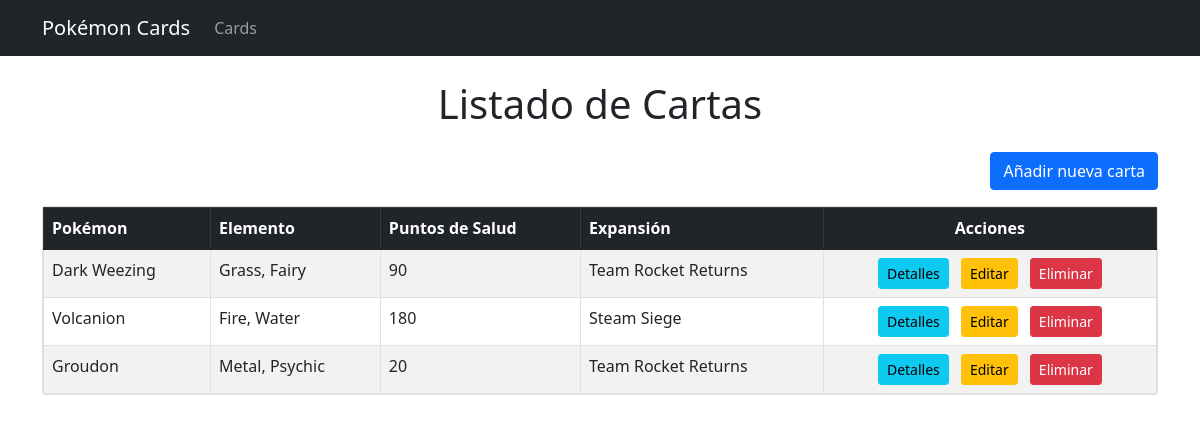
The page / on the database its author committed.
### PokeTCG/models.py (models this page shows, shortened)
class Card(models.Model):
    pokemon = models.ForeignKey(Pokemon, on_delete=models.CASCADE, null=False)
    element = models.ManyToManyField(to='Element', related_name='card_elements')
    expansion = models.ForeignKey(Expansion, on_delete=models.CASCADE, null=False)
    HP = models.IntegerField(validators=[MinValueValidator(10),MaxValueValidator(340)])

class Pokemon(models.Model):
    name = models.CharField(max_length = 20)
    skill = models.CharField(max_length=20)
    def __str__(self):
        return self.name

class Element(models.Model):
    name = models.CharField(max_length = 20)
    effectiveness = models.CharField(max_length=12)
    weakness = models.CharField(max_length=12)
    def __str__(self):
        return self.name

class Expansion(models.Model):
    name = models.CharField(max_length = 30)
    release_date = models.DateField()
    def __str__(self):
        return self.name

### PokeTCG/views.py (the view)
# urls.py: path('', views.card_list , name='card_list'),
def card_list(request):
    cards = Card.objects.all()
    return render(request, 'PokeTCG/Card/card_list.html',{'cards':cards})

### PokeTCG/templates/PokeTCG/Card/card_list.html (shortened to what this page needs)
{% extends 'layout/base.html' %}
{% block content %}
<div class="container mt-4">
    <h1 class="text-center mb-4">Listado de Cartas</h1>
    <div class="d-flex justify-content-end mb-3">
        <a href="{% url 'card_add' %}" class="btn btn-primary">Añadir nueva carta</a>
    </div>
    <div class="card">
        <div class="card-body p-0">
            <table class="table table-striped table-bordered mb-0">
                <thead class="table-dark">
                    <tr>
                        <th scope="col">Pokémon</th>
                        <th scope="col">Elemento</th>
                        <th scope="col">Puntos de Salud</th>
                        <th scope="col">Expansión</th>
                        <th scope="col" class="text-center">Acciones</th>
                    </tr>
                </thead>
                <tbody>
                    {% for card in cards %}
                    <tr>
                        <td>{{ card.pokemon }}</td>
                        <td>
                            {% for element in card.element.all %}
                                {{element}}{% if not forloop.last %}, {% endif %}
                            {% endfor %}
                        </td>
                        <td>{{ card.HP }}</td>
                        <td>{{ card.expansion }}</td>
                        <td class="text-center">
                            <a href="{% url 'card_detail' pk=card.id %}" class="btn btn-info btn-sm me-2">Detalles</a>
                            <a href="{% url 'card_edit' pk=card.id %}" class="btn btn-warning btn-sm me-2">Editar</a>
                            <form method="post" action="{% url 'card_delete' pk=card.id %}" class="d-inline">
                                <button type="submit" class="btn btn-danger btn-sm">Eliminar</button>
                            </form>
                        </td>
                    </tr>
                    {% empty %}
                    <tr>
                        <td colspan="5" class="text-center text-muted py-3">Todavía no tienes cartas agregadas (-_- ;)</td>
                    </tr>
                    {% endfor %}
                </tbody>
            </table>
        </div>
    </div>
</div>
{% endblock %}

### PokeTCG/templates/layout/base.html (shortened to what this page needs)
{% load static %}
<!DOCTYPE html>
<html lang="en">
<head>
    <link rel="stylesheet" href="{% static 'css/bootstrap.min.css' %}">
</head>
<body>
    {% include 'layout/navbar.html' %}
    {% block content %}
    {% endblock  %}
</body>
</html>

### PokeTCG/templates/layout/navbar.html (shortened to what this page needs)
<nav class="navbar navbar-expand-lg navbar-dark bg-dark">
    <div class="container">
        <a class="navbar-brand" href="{% url 'card_list' %}">Pokémon Cards</a>
        <div class="collapse navbar-collapse" id="navbarNav">
            <ul class="navbar-nav">
                <li class="nav-item">
                    <a class="nav-link" href="{% url 'card_list' %}">Cards</a>
                </li>
            </ul>
        </div>
    </div>
</nav>

### rows shown on the page
Card: pokemon "Dark Weezing", HP "90", expansion "Team Rocket Returns"
Element: name "Grass"
Element: name "Fairy"
Card: pokemon "Volcanion", HP "180", expansion "Steam Siege"
Element: name "Fire"
Element: name "Water"
Card: pokemon "Groudon", HP "20", expansion "Team Rocket Returns"
Element: name "Metal"
Element: name "Psychic"
